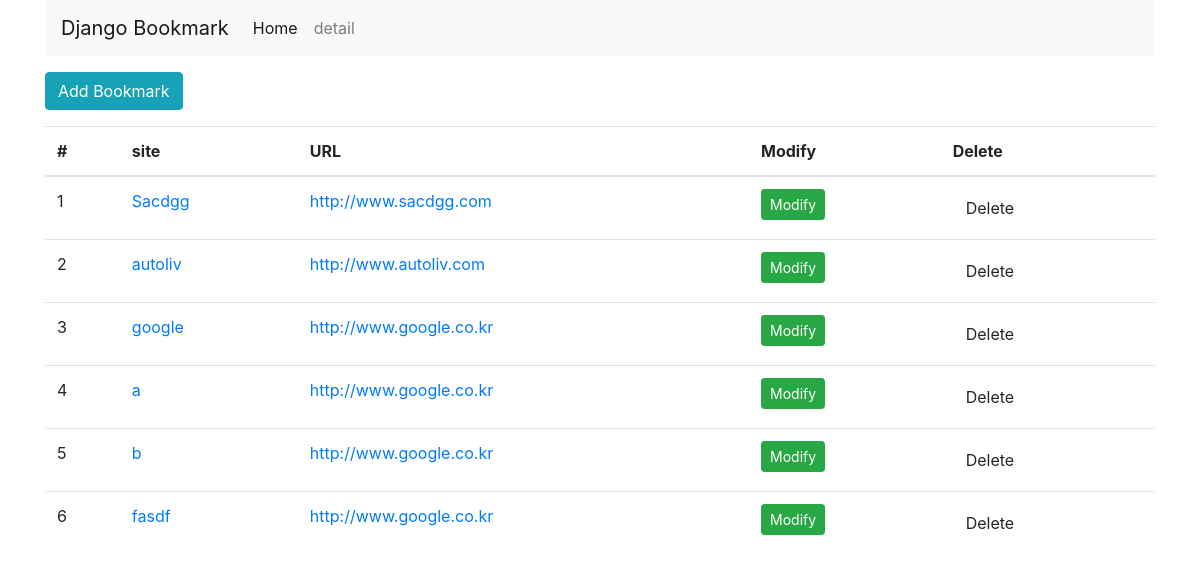
Screenshot of /bookmark/ with the database file from the repository.
### bookmark/models.py (models this page shows, shortened)
class Bookmark(models.Model):
    site_name = models.CharField(max_length=100)
    url = models.URLField('site URL')

### bookmark/views.py (the view)
# urls.py: path('', BookmarkListView.as_view(), name='list'),
class BookmarkListView(ListView):
        model = Bookmark
        paginate_by = 6

### bookmark/templates/bookmark/bookmark_list.html (shortened to what this page needs)
<!DOCTYPE html>
<html lang="en">
<head>
</head>
<body>
    {% extends 'base.html' %}
    {% block content %}
<div class=btn-group">
    <a href="{% url 'add' %}" class="btn btn-info">Add Bookmark</a>
</div>
<table class="table"
       <thead>
            <tr>
                <th scope="col">#</th>
                <th scope="col">site</th>
                <th scope="col">URL</th>
                <th scope="col">Modify</th>
                <th scope="col">Delete</th>
            </tr>
       <tbody>
            {% for bookmark in object_list %}
                <tr>
                        <td>{{forloop.counter}}</td>
                        <td><a href="{% url 'detail' pk=bookmark.id %}">{{bookmark.site_name}}</a></td>
                        <td><a href="{{bookmark.url}}"target="_blank">{{bookmark.url}}</a> </td>
                        <td><a href="{% url 'update' pk=bookmark.id %}" class="btn btn-success btn-sm">Modify</a> </td>
                        <td><a href="{% url 'delete' pk=bookmark.id %}" class="btn btn-danger-sm">Delete</a></td>
                </tr>
            {% endfor %}
       </tbody>
</table>
     {% endblock %}

### bookmark/templates/base.html (shortened to what this page needs)
<!DOCTYPE html>
<html lang="en">
<head>
    <link rel="stylesheet" href="https://stackpath.bootstrapcdn.com/bootstrap/4.3.1/css/bootstrap.min.css">
    {% load static %}
    <link rel="stylesheet" href="{% static 'style.css' %}">
</head>
<body>
    <div class="container">
        <nav class="navbar navbar-expand-lg navbar-light bg-light">
          <a class="navbar-brand" href="/bookmark/">Django Bookmark</a>
       <div class="collapse navbar-collapse" id="navbarSupportedContent">
            <ul class="navbar-nav mr-auto">
              <li class="nav-item active">
                <a class="nav-link" href="/bookmark/">Home <span class="sr-only">(current)</span></a>
              </li>
              <li>
                <a class="nav-link" href="/bookmark/">detail <span class="sr-only">(current)</span></a>
              </li>
            </ul>
          </div>
        </nav>
        <div class="row">
            <div class="col">
    {% block content %}
    {% endblock %}
</body>
</html>

### static/style.css (style rules this page uses)
body { width:100%; }

### rows the page displays
Bookmark: site_name "Sacdgg", url "http://www.sacdgg.com"
Bookmark: site_name "autoliv", url "http://www.autoliv.com"
Bookmark: site_name "google", url "http://www.google.co.kr"
Bookmark: site_name "a", url "http://www.google.co.kr"
Bookmark: site_name "b", url "http://www.google.co.kr"
Bookmark: site_name "fasdf", url "http://www.google.co.kr"
